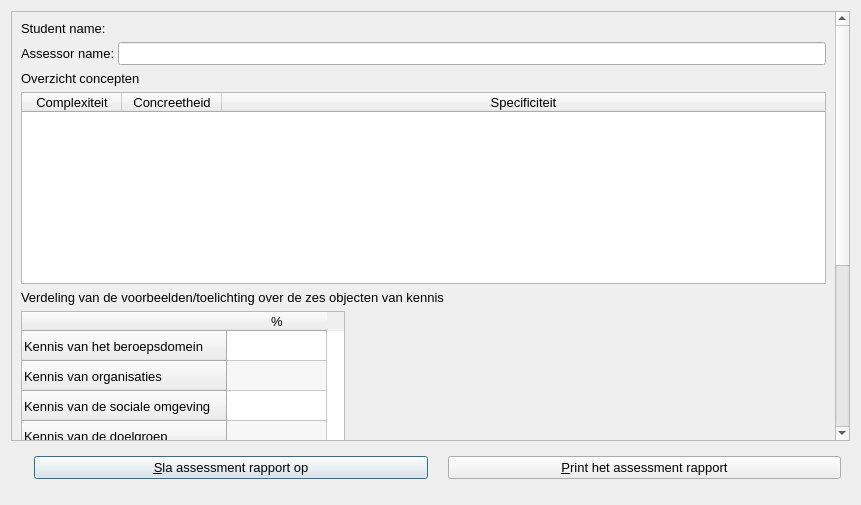
<?xml version="1.0" encoding="UTF-8"?>
<ui version="4.0">
 <class>QtPvdbRatingDialog</class>
 <widget class="QDialog" name="QtPvdbRatingDialog">
  <property name="geometry">
   <rect>
    <x>0</x>
    <y>0</y>
    <width>861</width>
    <height>505</height>
   </rect>
  </property>
  <property name="font">
   <font>
    <pointsize>10</pointsize>
   </font>
  </property>
  <property name="windowTitle">
   <string>De kentallen</string>
  </property>
  <property name="windowIcon">
   <iconset resource="Brainweaver.qrc">
    <normaloff>:/images/PicArrow14x14.png</normaloff>:/images/PicArrow14x14.png</iconset>
  </property>
  <layout class="QVBoxLayout" name="verticalLayout_2">
   <item>
    <widget class="QScrollArea" name="scrollArea">
     <property name="widgetResizable">
      <bool>true</bool>
     </property>
     <widget class="QWidget" name="scrollAreaWidgetContents">
      <property name="geometry">
       <rect>
        <x>0</x>
        <y>0</y>
        <width>831</width>
        <height>719</height>
       </rect>
      </property>
      <layout class="QVBoxLayout" name="verticalLayout">
       <item>
        <widget class="QLabel" name="label_student_name">
         <property name="sizePolicy">
          <sizepolicy hsizetype="Preferred" vsizetype="Maximum">
           <horstretch>0</horstretch>
           <verstretch>0</verstretch>
          </sizepolicy>
         </property>
         <property name="text">
          <string>Student name:</string>
         </property>
        </widget>
       </item>
       <item>
        <layout class="QHBoxLayout" name="horizontalLayout_3">
         <property name="spacing">
          <number>0</number>
         </property>
         <item>
          <widget class="QLabel" name="label_assessor_name">
           <property name="sizePolicy">
            <sizepolicy hsizetype="Preferred" vsizetype="Maximum">
             <horstretch>0</horstretch>
             <verstretch>0</verstretch>
            </sizepolicy>
           </property>
           <property name="text">
            <string>Assessor name: </string>
           </property>
          </widget>
         </item>
         <item>
          <widget class="QLineEdit" name="edit_name">
           <property name="sizePolicy">
            <sizepolicy hsizetype="Expanding" vsizetype="Fixed">
             <horstretch>0</horstretch>
             <verstretch>0</verstretch>
            </sizepolicy>
           </property>
           <property name="text">
            <string/>
           </property>
          </widget>
         </item>
        </layout>
       </item>
       <item>
        <widget class="QLabel" name="label_3">
         <property name="sizePolicy">
          <sizepolicy hsizetype="Preferred" vsizetype="Maximum">
           <horstretch>0</horstretch>
           <verstretch>0</verstretch>
          </sizepolicy>
         </property>
         <property name="text">
          <string>Overzicht concepten</string>
         </property>
        </widget>
       </item>
       <item>
        <widget class="QTableWidget" name="table_concepts">
         <property name="sizePolicy">
          <sizepolicy hsizetype="Expanding" vsizetype="Fixed">
           <horstretch>0</horstretch>
           <verstretch>0</verstretch>
          </sizepolicy>
         </property>
         <property name="verticalScrollBarPolicy">
          <enum>Qt::ScrollBarAsNeeded</enum>
         </property>
         <property name="horizontalScrollBarPolicy">
          <enum>Qt::ScrollBarAlwaysOff</enum>
         </property>
         <property name="alternatingRowColors">
          <bool>true</bool>
         </property>
         <attribute name="horizontalHeaderVisible">
          <bool>true</bool>
         </attribute>
         <attribute name="horizontalHeaderHighlightSections">
          <bool>true</bool>
         </attribute>
         <attribute name="horizontalHeaderStretchLastSection">
          <bool>true</bool>
         </attribute>
         <column>
          <property name="text">
           <string>Complexiteit</string>
          </property>
         </column>
         <column>
          <property name="text">
           <string>Concreetheid</string>
          </property>
         </column>
         <column>
          <property name="text">
           <string>Specificiteit</string>
          </property>
         </column>
        </widget>
       </item>
       <item>
        <widget class="QLabel" name="label_4">
         <property name="sizePolicy">
          <sizepolicy hsizetype="Preferred" vsizetype="Fixed">
           <horstretch>0</horstretch>
           <verstretch>0</verstretch>
          </sizepolicy>
         </property>
         <property name="text">
          <string>Verdeling van de voorbeelden/toelichting over de zes objecten van kennis</string>
         </property>
        </widget>
       </item>
       <item>
        <widget class="QTableWidget" name="table_examples">
         <property name="sizePolicy">
          <sizepolicy hsizetype="Expanding" vsizetype="Fixed">
           <horstretch>0</horstretch>
           <verstretch>0</verstretch>
          </sizepolicy>
         </property>
         <property name="minimumSize">
          <size>
           <width>0</width>
           <height>235</height>
          </size>
         </property>
         <property name="maximumSize">
          <size>
           <width>324</width>
           <height>235</height>
          </size>
         </property>
         <property name="verticalScrollBarPolicy">
          <enum>Qt::ScrollBarAlwaysOff</enum>
         </property>
         <property name="alternatingRowColors">
          <bool>true</bool>
         </property>
         <row>
          <property name="text">
           <string>Kennis van het beroepsdomein</string>
          </property>
         </row>
         <row>
          <property name="text">
           <string>Kennis van organisaties</string>
          </property>
         </row>
         <row>
          <property name="text">
           <string>Kennis van de sociale omgeving</string>
          </property>
         </row>
         <row>
          <property name="text">
           <string>Kennis van de doelgroep</string>
          </property>
         </row>
         <row>
          <property name="text">
           <string>Technisch instrumentele kennis</string>
          </property>
         </row>
         <row>
          <property name="text">
           <string>Kennis van de eigen persoon</string>
          </property>
         </row>
         <row>
          <property name="text">
           <string>Overige</string>
          </property>
         </row>
         <column>
          <property name="text">
           <string>%</string>
          </property>
         </column>
         <item row="0" column="0">
          <property name="text">
           <string/>
          </property>
         </item>
         <item row="1" column="0">
          <property name="text">
           <string/>
          </property>
         </item>
         <item row="2" column="0">
          <property name="text">
           <string/>
          </property>
         </item>
         <item row="3" column="0">
          <property name="text">
           <string/>
          </property>
         </item>
         <item row="4" column="0">
          <property name="text">
           <string/>
          </property>
         </item>
         <item row="5" column="0">
          <property name="text">
           <string/>
          </property>
         </item>
         <item row="6" column="0">
          <property name="text">
           <string/>
          </property>
         </item>
        </widget>
       </item>
       <item>
        <widget class="QLabel" name="label_5">
         <property name="sizePolicy">
          <sizepolicy hsizetype="Preferred" vsizetype="Fixed">
           <horstretch>0</horstretch>
           <verstretch>0</verstretch>
          </sizepolicy>
         </property>
         <property name="text">
          <string>Gevonden waarden</string>
         </property>
        </widget>
       </item>
       <item>
        <widget class="QTableWidget" name="table_values">
         <property name="sizePolicy">
          <sizepolicy hsizetype="Expanding" vsizetype="Fixed">
           <horstretch>0</horstretch>
           <verstretch>0</verstretch>
          </sizepolicy>
         </property>
         <property name="maximumSize">
          <size>
           <width>500</width>
           <height>144</height>
          </size>
         </property>
         <property name="verticalScrollBarPolicy">
          <enum>Qt::ScrollBarAlwaysOff</enum>
         </property>
         <property name="horizontalScrollBarPolicy">
          <enum>Qt::ScrollBarAlwaysOff</enum>
         </property>
         <property name="alternatingRowColors">
          <bool>true</bool>
         </property>
         <attribute name="horizontalHeaderDefaultSectionSize">
          <number>200</number>
         </attribute>
         <attribute name="horizontalHeaderMinimumSectionSize">
          <number>100</number>
         </attribute>
         <row>
          <property name="text">
           <string>Complexiteit</string>
          </property>
         </row>
         <row>
          <property name="text">
           <string>Concreetheid</string>
          </property>
         </row>
         <row>
          <property name="text">
           <string>Specificiteit</string>
          </property>
         </row>
         <row>
          <property name="text">
           <string>Rijkheid</string>
          </property>
         </row>
         <column>
          <property name="text">
           <string>Experimentele waarde</string>
          </property>
         </column>
         <column>
          <property name="text">
           <string>Geschatte waarde</string>
          </property>
         </column>
         <item row="0" column="0">
          <property name="text">
           <string>X_e</string>
          </property>
         </item>
         <item row="0" column="1">
          <property name="text">
           <string>X_s</string>
          </property>
         </item>
         <item row="1" column="0">
          <property name="text">
           <string>C_e</string>
          </property>
         </item>
         <item row="1" column="1">
          <property name="text">
           <string>C_s</string>
          </property>
         </item>
         <item row="2" column="0">
          <property name="text">
           <string>S_e</string>
          </property>
         </item>
         <item row="2" column="1">
          <property name="text">
           <string>-</string>
          </property>
         </item>
         <item row="3" column="0">
          <property name="text">
           <string>R_e</string>
          </property>
         </item>
         <item row="3" column="1">
          <property name="text">
           <string>-</string>
          </property>
         </item>
        </widget>
       </item>
      </layout>
     </widget>
    </widget>
   </item>
   <item>
    <widget class="QWidget" name="widget_bottom" native="true">
     <property name="sizePolicy">
      <sizepolicy hsizetype="Preferred" vsizetype="Maximum">
       <horstretch>0</horstretch>
       <verstretch>0</verstretch>
      </sizepolicy>
     </property>
     <layout class="QHBoxLayout" name="horizontalLayout">
      <item>
       <widget class="QLabel" name="label">
        <property name="sizePolicy">
         <sizepolicy hsizetype="Maximum" vsizetype="Preferred">
          <horstretch>0</horstretch>
          <verstretch>0</verstretch>
         </sizepolicy>
        </property>
        <property name="text">
         <string/>
        </property>
        <property name="pixmap">
         <pixmap resource="Brainweaver.qrc">:/images/PicSave.png</pixmap>
        </property>
       </widget>
      </item>
      <item>
       <widget class="QPushButton" name="button_save">
        <property name="text">
         <string>&amp;Sla assessment rapport op</string>
        </property>
       </widget>
      </item>
      <item>
       <widget class="QLabel" name="label_2">
        <property name="sizePolicy">
         <sizepolicy hsizetype="Maximum" vsizetype="Preferred">
          <horstretch>0</horstretch>
          <verstretch>0</verstretch>
         </sizepolicy>
        </property>
        <property name="text">
         <string/>
        </property>
        <property name="pixmap">
         <pixmap resource="Brainweaver.qrc">:/images/PicPrint.png</pixmap>
        </property>
       </widget>
      </item>
      <item>
       <widget class="QPushButton" name="button_print">
        <property name="text">
         <string>&amp;Print het assessment rapport</string>
        </property>
       </widget>
      </item>
     </layout>
    </widget>
   </item>
   <item>
    <widget class="QWidget" name="widget_assessor_name" native="true">
     <layout class="QHBoxLayout" name="horizontalLayout_2">
      <property name="spacing">
       <number>0</number>
      </property>
      <property name="leftMargin">
       <number>0</number>
      </property>
      <property name="topMargin">
       <number>0</number>
      </property>
      <property name="rightMargin">
       <number>0</number>
      </property>
      <property name="bottomMargin">
       <number>0</number>
      </property>
     </layout>
    </widget>
   </item>
  </layout>
 </widget>
 <resources>
  <include location="Brainweaver.qrc"/>
 </resources>
 <connections/>
</ui>
